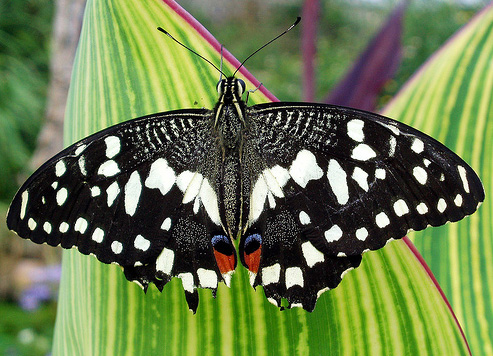
%> input picture hw02/release/data/butterfly.jpg, 493 x 356 px
$ octave --eval "blob_detection(imread('../data/butterfly.jpg'));"   (GNU Octave 9; MATLAB toolbox functions it lacks are replaced by stand-ins)
%> lines starting %> are read from the running program, lines starting %| are printed output that depends on the picture; in (x1, y1, x2, y2) boxes, pixels count from 0 and x2, y2 are one past the last pixel; in counts of white or black regions, pixels touching at a corner belong together; the program's own positions count from 1
### hw02/release/code/downsample_img.m
function[scale_space] = downsample_img(image,k, sigma, num_of_levels)

[height, width] = size(image);
% initialize the scale space
scale_space = zeros(height, width, num_of_levels);

filter_size = 2*floor(3*sigma) + 1; % inorder to make kernel size odd
h = sigma^2 * fspecial('log', filter_size, sigma);
img = image;
for i = 1:num_of_levels
    % downsample the image
    img = imresize(image, 1/(k^(i-1)));
    filtered_img = imfilter(img, h, 'replicate');

    filtered_img = filtered_img .^ 2;

    scale_space(:,:,i) = imresize(filtered_img, [height, width]);
    % imshow(scale_space(:,:,i));
end

end

### hw02/release/code/show_all_circles.m
function show_all_circles(I, cx, cy, rad, color, ln_wid)
%% I: image on top of which you want to display the circles
%% cx, cy: column vectors with x and y coordinates of circle centers
%% rad: column vector with radii of circles.
%% The sizes of cx, cy, and rad must all be the same
%% color: optional parameter specifying the color of the circles
%%        to be displayed (red by default)
%% ln_wid: line width of circles (optional, 1.5 by default

if nargin < 5
    color = 'r';
end

if nargin < 6
   ln_wid = 1.5;
end

imshow(I); hold on;

theta = 0:0.1:(2*pi+0.1);
cx1 = cx(:,ones(size(theta)));
cy1 = cy(:,ones(size(theta)));
rad1 = rad(:,ones(size(theta)));
theta = theta(ones(size(cx1,1),1),:);
X = cx1+cos(theta).*rad1;
Y = cy1+sin(theta).*rad1;
line(X', Y', 'Color', color, 'LineWidth', ln_wid);

title(sprintf('%d circles', size(cx,1)));

### hw02/release/code/blob_detection.m
function[] = blob_detection(img)

grayscale_img = im2double(rgb2gray(img));

[height, width] = size(grayscale_img);

k = 1.5;
num_of_levels = 2;
sigma = 3;

tic
fprintf('Downsample image, keep the filter size same: \n');
scale_space = downsample_img(grayscale_img, k, sigma, num_of_levels);
toc

tic
fprintf('Implementing Difference of Gaussian filter... \n');
% scale_space = downsample_img_with_DoG(grayscale_img, k, sigma, num_of_levels);
toc

tic
fprintf('Change the filter size, Keep image size same: \n');
% scale_space = increase_filter_size(grayscale_img, k, sigma, num_of_levels);
toc

pause(0.1);

% perform non maximum suppression
non_max_suppression = zeros(height, width, num_of_levels);
% nlfilter can take a long time to process large images.
% In some cases, the colfilt function can perform the same operation much faster.
for i = 1:num_of_levels
    % non_max_suppression(:,:,i) = colfilt(scale_space(:,:,i), [3,3],'sliding', @max);
    non_max_suppression(:,:,i) = ordfilt2(scale_space(:,:,i), 3^2, ones(3));
end

% perform non maximum suppression between scale spaces. compare the current
% scaled image with the previous one and the next one
for i = 1:num_of_levels
    non_max_suppression(:,:,i) = max(non_max_suppression(:,:,max(i-1,1):min(i+1,num_of_levels)),[],3);
    % imshow(non_max_suppression(:,:,i));
end
% if the suppressed scale space is same as the scale space of sampling then
% keep the max suppression same else make it 0
non_max_suppression = non_max_suppression .* (non_max_suppression == scale_space);

threshold = 0.003;
cx = [];
cy = [];
rad = [];
for i = 1:num_of_levels
    [y_pos, x_pos] = find(non_max_suppression(:,:,i) >= threshold);
    num_of_blobs = length(x_pos);

    radii = sqrt(2) * sigma * k^(i-1); % forumula given in lecture slide
    radii = ones(num_of_blobs, 1) .* radii;
    cx = cat(1, cx, x_pos);
    cy = cat(1, cy, y_pos);
    rad = cat(1, rad, radii);
end


show_all_circles(img, cx, cy, rad);

% Print parameters value
fprintf('k: %0.2f \n', k);
fprintf('num of levels: %d \n', num_of_levels);
fprintf('sigma: %0.2f \n', sigma);
fprintf('threshold: %0.4f \n', threshold);
end
%> the loop in downsample_img, `for i = 1:num_of_levels` made 2 passes
%> pass 1, in downsample_img, `filtered_img = imfilter(img, h, 'replicate');`:
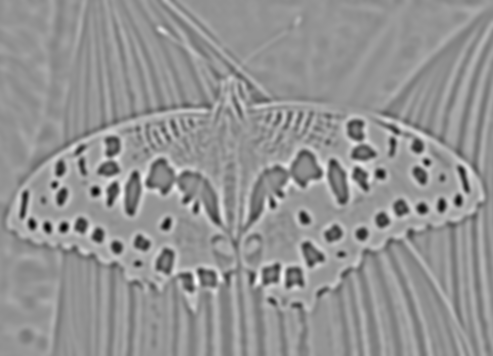
%> filtered_img: size 356x493 double; min -0.583, max 0.422, mean 0.000134; drawn with min black and max white
%> pass 1, in downsample_img, `filtered_img = filtered_img .^ 2;`:
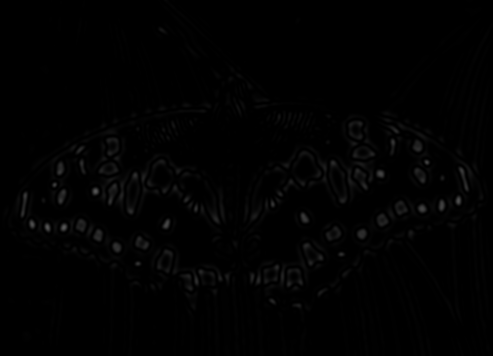
%> filtered_img: size 356x493 double; min 1.64e-14, max 0.34, mean 0.00776
%> pass 2, in downsample_img, `img = imresize(image, 1/(k^(i-1)));`:
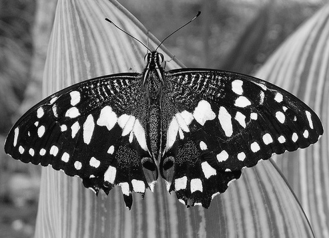
%> img: size 238x329 double; min -0.0335, max 1.04, mean 0.444; drawn with min black and max white
%> the loop in blob_detection, `for i = 1:num_of_levels` made 2 passes
%> num_of_blobs on passes 1 to 2: 932, 360
%> after the loop in blob_detection, `for i = 1:num_of_levels`: cx = 1292 values, max 493 at index 929, min 1 at index 933, mean 269.4; cy = 1292 values, max 356 at index 144, min 1 at index 225, mean 191.8; rad = 1292 values from 4.24 to 6.36
%> in show_all_circles, `cx1 = cx(:,ones(size(theta)));`:
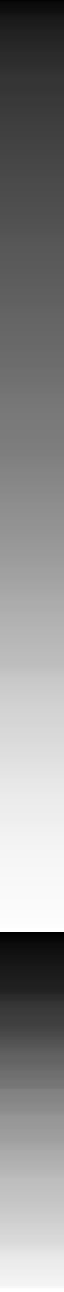
%> cx1: size 1292x64 double; min 1, max 493, mean 269.4; drawn with min black and max white
%> in show_all_circles, `cy1 = cy(:,ones(size(theta)));`:
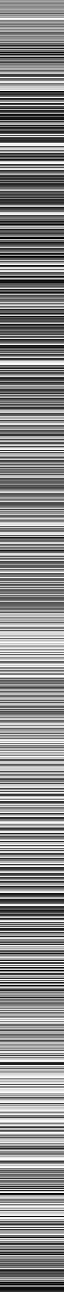
%> cy1: size 1292x64 double; min 1, max 356, mean 191.8; drawn with min black and max white
%> in show_all_circles, `rad1 = rad(:,ones(size(theta)));`:
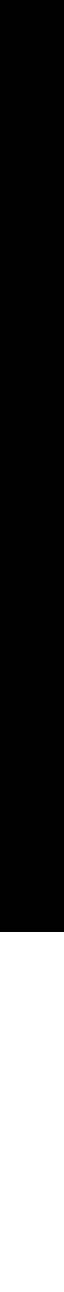
%> rad1: size 1292x64 double; values 4.24 (black) and 6.36 (white), 27.9% white; 1 white region, box (x1, y1, x2, y2) and area: (0, 932, 64, 1292) 23040
%> `blob_detection(imread('../data/butterfly.jpg'));`:
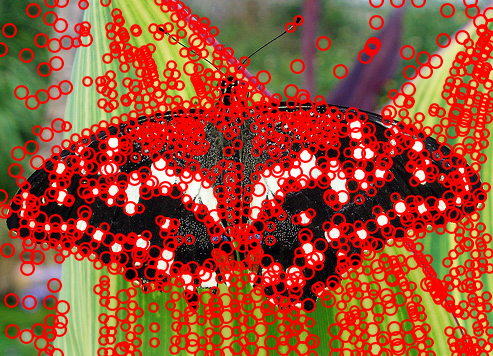
%> figure redrawn from the program's plot data; its title reads '1292 circles'

$ run again, on hw02/release/data/einstein.jpg
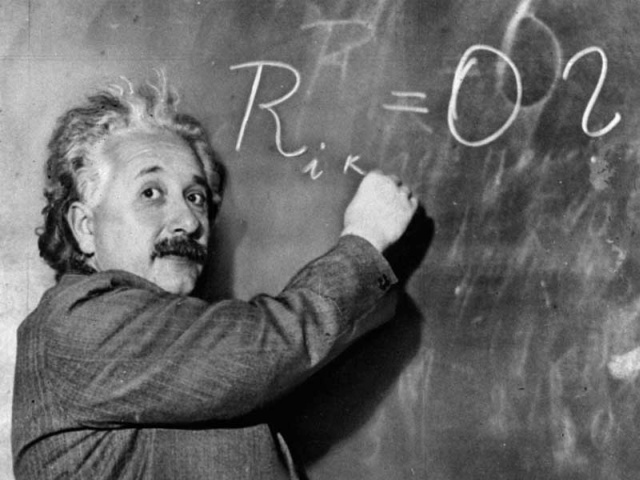
%> input picture hw02/release/data/einstein.jpg, 640 x 480 px
%> the loop in blob_detection, `for i = 1:num_of_levels` made 2 passes
%> num_of_blobs on passes 1 to 2: 728, 302
%> after the loop in blob_detection, `for i = 1:num_of_levels`: cx = 1030 values, max 640 at index 728, min 1 at index 1, mean 295.8; cy = 1030 values, max 480 at index 48, min 1 at index 921, mean 226.5; rad = 1030 values from 4.24 to 6.36
%> in show_all_circles, `rad1 = rad(:,ones(size(theta)));`:
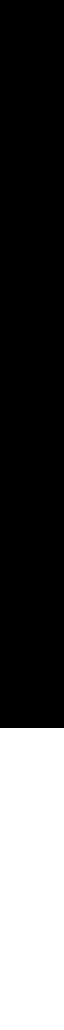
%> rad1: size 1030x64 double; values 4.24 (black) and 6.36 (white), 29.3% white; 1 white region, box (x1, y1, x2, y2) and area: (0, 728, 64, 1030) 19328
%> `blob_detection(imread('../data/butterfly.jpg'));`:
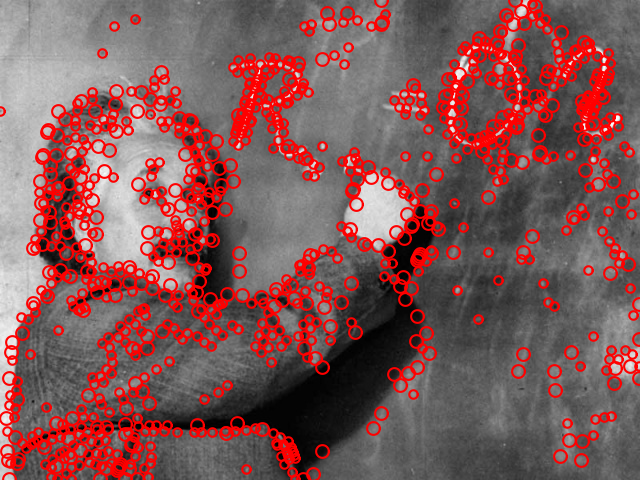
%> figure redrawn from the program's plot data; its title reads '1030 circles'

$ run again, on hw02/release/data/fishes.jpg
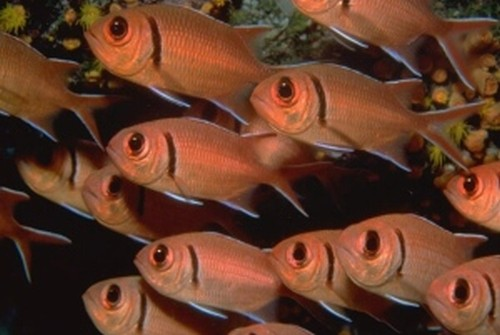
%> input picture hw02/release/data/fishes.jpg, 500 x 335 px
%> the loop in blob_detection, `for i = 1:num_of_levels` made 2 passes
%> num_of_blobs on passes 1 to 2: 565, 255
%> after the loop in blob_detection, `for i = 1:num_of_levels`: cx = 820 values, max 500 at index 560, min 1 at index 1, mean 258.6; cy = 820 values, max 335 at index 274, min 1 at index 96, mean 167.9; rad = 820 values from 4.24 to 6.36
%> in show_all_circles, `rad1 = rad(:,ones(size(theta)));`:
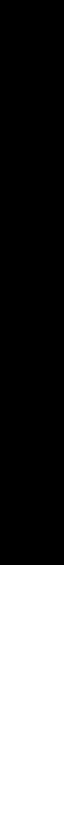
%> rad1: size 820x64 double; values 4.24 (black) and 6.36 (white), 31.1% white; 1 white region, box (x1, y1, x2, y2) and area: (0, 565, 64, 820) 16320
%> `blob_detection(imread('../data/butterfly.jpg'));`:
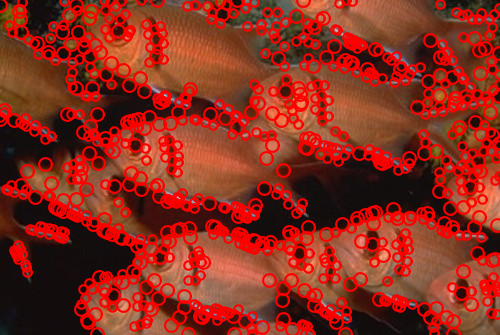
%> figure redrawn from the program's plot data; its title reads '820 circles'

$ run again, on hw02/release/data/hayes_hall.jpg
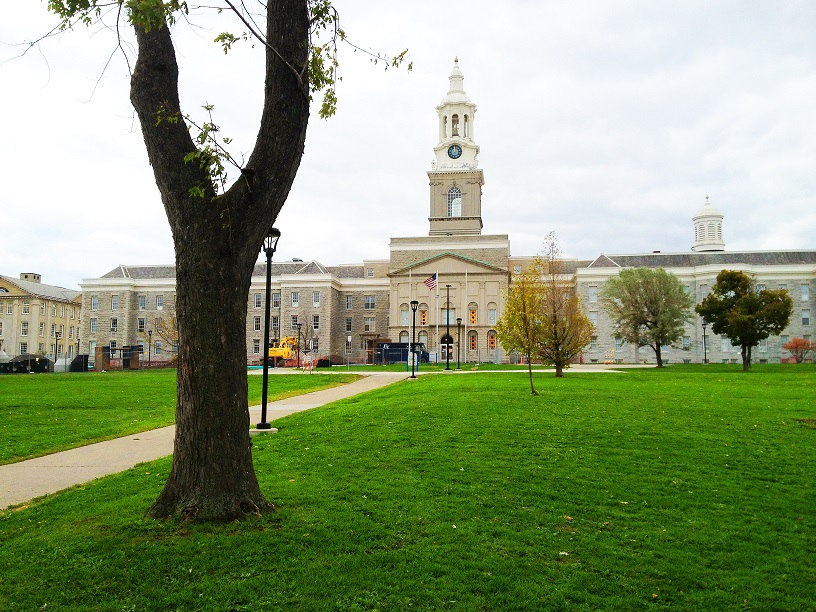
%> input picture hw02/release/data/hayes_hall.jpg, 816 x 612 px
%> the loop in blob_detection, `for i = 1:num_of_levels` made 2 passes
%> num_of_blobs on passes 1 to 2: 1211, 391
%> after the loop in blob_detection, `for i = 1:num_of_levels`: cx = 1602 values, max 816 at index 1209, min 1 at index 1, mean 352.3; cy = 1602 values, max 612 at index 273, min 1 at index 58, mean 284.8; rad = 1602 values from 4.24 to 6.36
%> rad1: size 1602x64 double; values 4.24 (black) and 6.36 (white), 24.4% white; 1 white region, box (x1, y1, x2, y2) and area: (0, 1211, 64, 1602) 25024
%> `blob_detection(imread('../data/butterfly.jpg'));`:
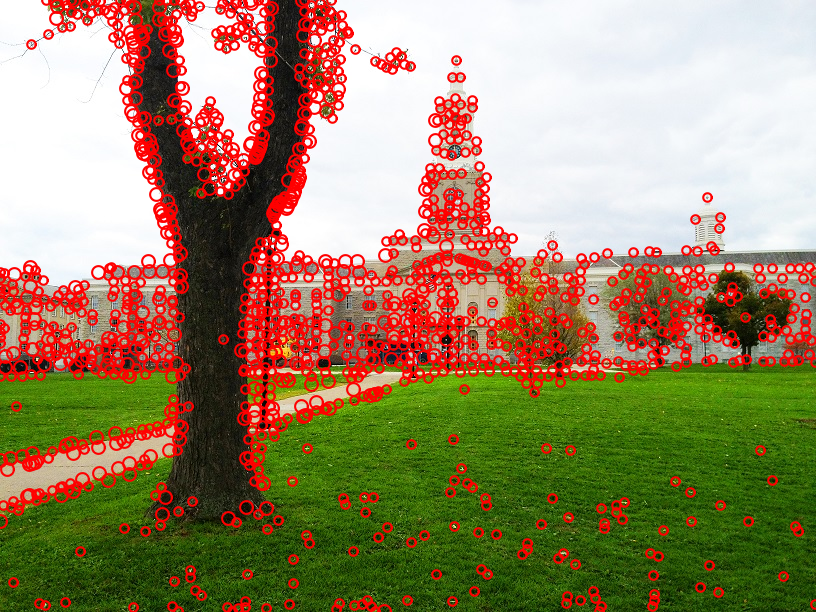
%> figure redrawn from the program's plot data; its title reads '1602 circles'
